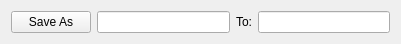
       <widget class="QWidget" name="layoutWidget_282">
        <property name="geometry">
         <rect>
          <x>270</x>
          <y>510</y>
          <width>401</width>
          <height>33</height>
         </rect>
        </property>
        <layout class="QHBoxLayout" name="horizontalLayout_310">
         <item>
          <widget class="QPushButton" name="extractSaveAs">
           <property name="focusPolicy">
            <enum>Qt::NoFocus</enum>
           </property>
           <property name="text">
            <string>Save As</string>
           </property>
          </widget>
         </item>
         <item>
          <widget class="QLineEdit" name="extractNameSave">
           <property name="focusPolicy">
            <enum>Qt::NoFocus</enum>
           </property>
           <property name="text">
            <string/>
           </property>
           <property name="alignment">
            <set>Qt::AlignLeading|Qt::AlignLeft|Qt::AlignVCenter</set>
           </property>
           <property name="dragEnabled">
            <bool>false</bool>
           </property>
           <property name="placeholderText">
            <string/>
           </property>
           <property name="clearButtonEnabled">
            <bool>false</bool>
           </property>
          </widget>
         </item>
         <item>
          <widget class="QLabel" name="label_168">
           <property name="text">
            <string>To:</string>
           </property>
           <property name="alignment">
            <set>Qt::AlignCenter</set>
           </property>
          </widget>
         </item>
         <item>
          <widget class="QLineEdit" name="extractSavePath">
           <property name="focusPolicy">
            <enum>Qt::NoFocus</enum>
           </property>
          </widget>
         </item>
        </layout>
       </widget>
